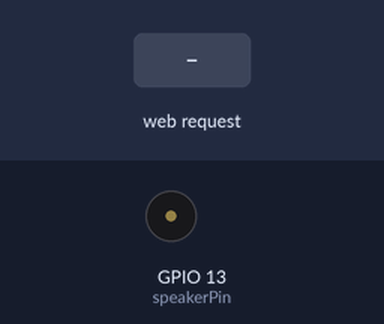
Recording of a sketch running on a simulated ESP8266 (NodeMCU). On the bench: buzzer (waves = sounding). Inputs (shaded band) come from the test bench. WiFi joins after 1.5 s; servers stay silent unless stated; what the sketch prints to the serial monitor is not drawn.

Above: at 2.7 s.
2.8 s: HTTP request GET /alert received
At 2.98 s:
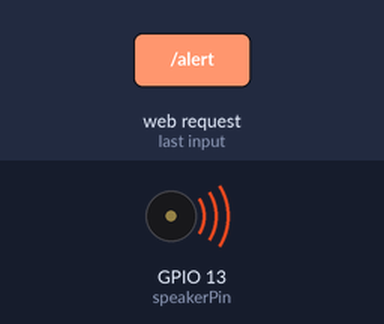
Timing chart, 0 to 5.8 s (numbered marks = the images above; inputs shaded):
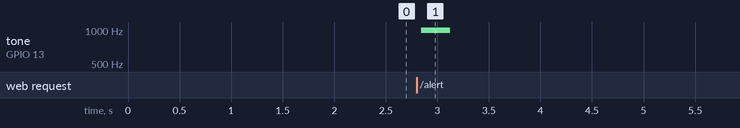

The sketch:

alertESP8266.ino
```cpp
//PROGRAM ONBOARD ESP8266 BOARD FOR HANDLING ALERTS - BD STEM STARS
//I used this as a simple alert controller, on a second board. When the model on the laptop classified a frame as dangerous, it sent a request to this board, which then played a warning tone through the buzzer.

#include <ESP8266WiFi.h>

const char* ssid = "";
const char* password = "";

WiFiServer server(80);

const int speakerPin = 13;
const int mq7Pin = A0;
const int mq135Pin = A0;

void sendResponse(WiFiClient &client, String content, String type) {
  client.println("HTTP/1.1 200 OK");
  client.println("Content-Type: " + type);
  client.println("Connection: close");
  client.println();
  client.println(content);
}

void playAlertTone() {
  for (int i = 0; i < 250; i++) {
    digitalWrite(speakerPin, HIGH);
    delayMicroseconds(500);
    digitalWrite(speakerPin, LOW);
    delayMicroseconds(500);
  }
}
//web server creation
String buildHomePage(int mq7Value, int mq135Value) {
  String html = "<!DOCTYPE html><html><head><meta charset='UTF-8'>";
  html += "<meta name='viewport' content='width=device-width, initial-scale=1'>";
  html += "<title>ExGlass Sensor Server</title></head><body>";
  html += "<h2>ExGlass Sensor Server</h2>";
  html += "<p>MQ7 value: " + String(mq7Value) + "</p>";
  html += "<p>MQ135 value: " + String(mq135Value) + "</p>";
  html += "<p><a href='/alert'>Trigger alert</a></p>";
  html += "</body></html>";
  return html;
}

void setup() {
  Serial.begin(115200);
  pinMode(speakerPin, OUTPUT);

  WiFi.begin(ssid, password);
  while (WiFi.status() != WL_CONNECTED) {
    delay(500);
    Serial.print(".");
  }

  Serial.println();
  Serial.print("Connected: ");
  Serial.println(WiFi.localIP());
//begin web server
  server.begin();
}

void loop() {
  WiFiClient client = server.available();
  if (!client) return;

  String request = client.readStringUntil('\r');
  request.trim();
  client.flush();

  if (request.startsWith("GET /alert")) {
    playAlertTone();
    sendResponse(client, "Alert triggered", "text/plain");
  } else {
    int mq7Value = analogRead(mq7Pin);
    int mq135Value = analogRead(mq135Pin);
    sendResponse(client, buildHomePage(mq7Value, mq135Value), "text/html");
  }

  client.stop();
}
```

Measured:
- after the input at 2.8 s, tone on GPIO 13 (speakerPin): silent → 992 Hz at once, → silent 0.28 s later
